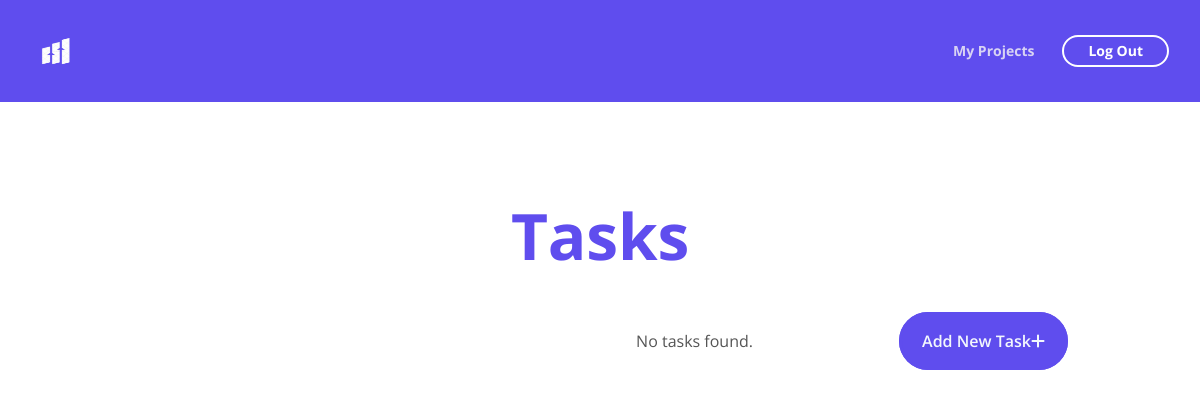
/projectDetails.php?id=29 (signed in), run on an earlier commit of the app's database.
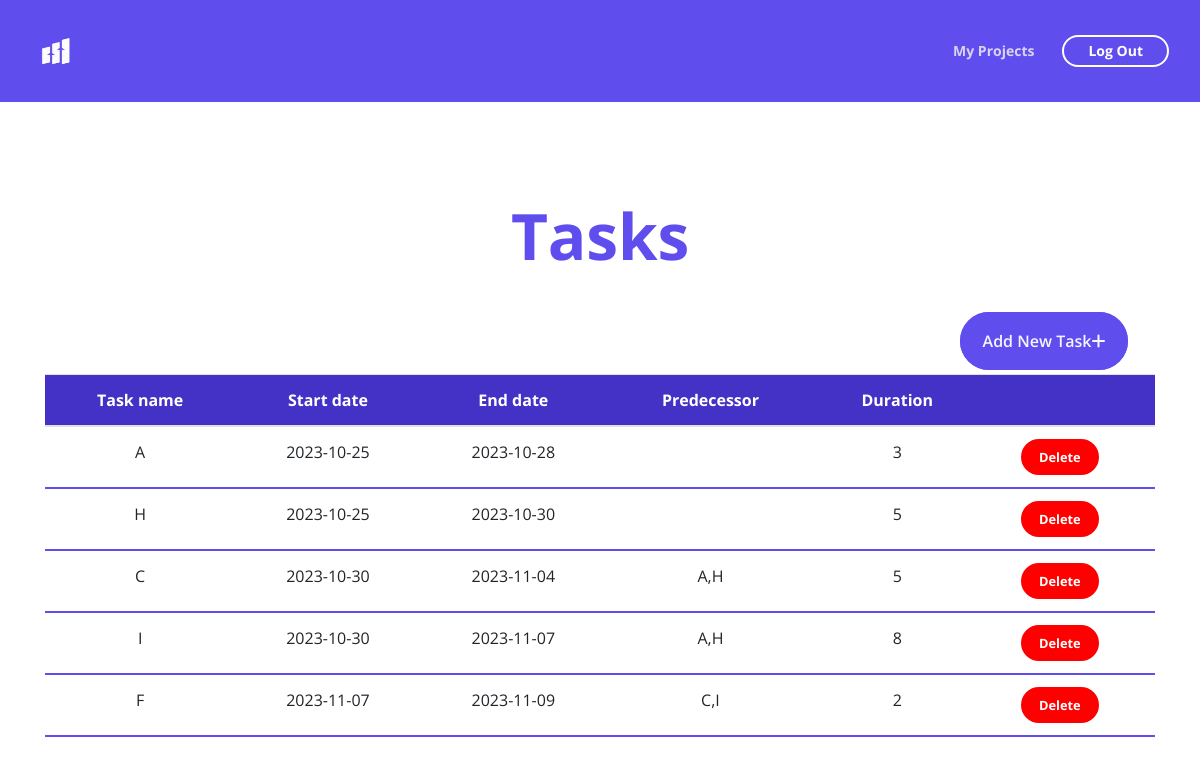
And on a later commit of the database.
### tables this page shows
CREATE TABLE `tache` (
  `Id_tache` int(10) NOT NULL,
  `Id_projet` int(10) NOT NULL,
  `Nom_tache` varchar(40) NOT NULL,
  `Date_dt` date NOT NULL,
  `Date_ft` date NOT NULL,
  `Predecesseur` varchar(40) DEFAULT NULL,
  `Durée` float NOT NULL,
  `DTO` date NOT NULL,
  `FTO` date NOT NULL,
  `DTA` date NOT NULL,
  `FTA` date NOT NULL
);

### projectDetails.php (the view, shortened to what this page needs)
<?php
include 'db.php';
if (isset($_GET['id'])) {
    $projectId = $_GET['id'];
    $sql = "SELECT id_tache, Nom_tache, DTO,FTO, Predecesseur, Durée
            FROM tache
            WHERE id_projet = ?";
    $stmt = $conn->prepare($sql);
    $stmt->bind_param("i", $projectId);
    $stmt->execute();
    $result = $stmt->get_result();
$projectDetails = [];
while ($row = $result->fetch_assoc()) {
    $projectDetails[] = $row;
}
} else {
    echo "Invalid request";
    exit();
}
?>
<!DOCTYPE html>
<html lang="en">
<head>
    <link href="css/bootstrap.css" rel="stylesheet">
    <link href="css/fontawesome-all.css" rel="stylesheet">
    <link href="css/swiper.css" rel="stylesheet">
	<link href="css/magnific-popup.css" rel="stylesheet">
	<link href="css/styles.css" rel="stylesheet">
</head>
<body data-spy="scroll" data-target=".fixed-top">
    <nav class="navbar navbar-expand-lg navbar-dark navbar-custom fixed-top" style="background-color: #5f4dee;" >
        <div class="container">
            <a class="navbar-brand logo-image" href="index.php"><img src="images/Chat_Maker_logo (1).png" alt="alternative"></a>
            <div class="collapse navbar-collapse" id="navbarsExampleDefault">
                <ul class="navbar-nav ml-auto">
                    <li class="nav-item">
                        <a class="nav-link page-scroll" href="mesProjects.php">My Projects</a>
                    </li>
                </ul>
                <span class="nav-item">
                    <a class="btn-outline-sm" href="logout.php">Log Out</a>
                </span>
            </div>
        </div>
    </nav>
    <header id="header" class="ex-2-header"  style="background-color: #ffff;"  >
        <h1 style="color: #5f4dee; font-size: 4rem; margin-top: 5%; " >Tasks</h1>
        <div class="container" style="margin-top: 5%;" >
            <div class="row">
                <div class="col-lg-12">
                      <a class="btn-solid-reg popup-with-move-anim adTask" href="#details-lightbox-2">Add New Task<i class="fa-solid fa-plus"></i></a>
                      <?php if (!empty($projectDetails)) {
                        echo '<table class="table">
                                <thead>
                                    <tr>
                                        <th>Task name</th>
                                        <th>Start date</th>
                                        <th>End date</th>
                                        <th>Predecessor</th>
                                        <th>Duration</th>
                                        <th> </th>
                                    </tr>
                                </thead>
                                <tbody>';
                        foreach ($projectDetails as $row) {
                            echo '<tr>
                                <td>' . $row['Nom_tache'] . '</td>
                                <td>' . $row['DTO'] . '</td>
                                <td>' . $row['FTO'] . '</td>
                                <td>' . $row['Predecesseur'] . '</td>
                                <td>' . $row['Durée'] . '</td>
                                <td>
                                    <a class="btn-solid-lg dlt" href="deleteTask.php?id=' . $row['id_tache'] . '">Delete</a>
                                </td>
                            </tr>';
                        }
                    echo '</tbody></table>';
                    } else {
                        echo "No tasks found.";
                    }
                    ?>
                </div>
            </div>
        </div>
    </header>
</body>
</html>

### css/styles.css (style rules this page uses)
body, html { width: 100%; height: 100%; }
body, p { color: #555; font: 400 1rem/1.625rem "Open Sans", sans-serif;; }
h1 { color: #333; font: 700 2.5rem/4rem "Open Sans", sans-serif; letter-spacing: -0.2px; }
a { color: #555; text-decoration: underline; }
.btn-solid-lg { display: inline-block; padding: 1.375rem 2.625rem 1.375rem 2.625rem; border: 0.125rem solid #5f4dee; border-radius: 2rem; background-color: #5f4dee; color: #fff; font: 700 0.875rem/0 "Open Sans", sans-serif; text-decoration: none; transition: all 0.2s; }
.btn-outline-sm { display: inline-block; padding: 0.875rem 1.5rem 0.875rem 1.5rem; border: 0.125rem solid #5f4dee; border-radius: 2rem; background-color: transparent; color: #5f4dee; font: 700 0.875rem/0 "Open Sans", sans-serif; text-decoration: none; transition: all 0.2s; }
.navbar-custom { background-color: #5f4dee; box-shadow: 0 0.0625rem 0.375rem 0 rgba(0, 0, 0, 0.1); font: 700 0.875rem/0.875rem "Open Sans", sans-serif; transition: all 0.2s; }
.navbar-custom .container { max-width: 87.5rem; }
.navbar-custom .navbar-brand.logo-image img { width: 2rem; height: 1.75rem; }
.navbar-custom .navbar-nav { margin-top: 0.75rem; margin-bottom: 0.5rem; }
.navbar-custom .nav-item .nav-link { padding: 0.625rem 0.75rem 0.625rem 0.75rem; color: #f7f5f5; opacity: 0.8; text-decoration: none; transition: all 0.2s ease; }
.navbar-custom .nav-item .btn-outline-sm { margin-top: 0.25rem; margin-bottom: 1.375rem; margin-left: 0.5rem; border: 0.125rem solid #fff; color: #fff; }
.ex-2-header { padding-top: 9rem; background-color: #5f4dee; text-align: center; min-height: 100vh; }
.ex-2-header h1, .ex-2-header p { color: #fff; }
table { width: 100%; border-collapse: collapse; margin-top: 20px; text-align:center ; }
thead { background-color: #4332c5; color: #fff; }
th, td { padding: 10px; text-align: center; border-bottom: 2px solid #5f4dee; }
.dlt { background-color: red; border: red solid; padding: 15px; margin-right: 10%; }
.adTask { margin-right: 0.5rem; margin-bottom: 1.125rem; padding: 15px 20px; position: relative; left: 40%; text-decoration: none; font-weight: 600; border-radius: 2rem; margin-left: 0.5rem; border: #5f4dee solid; background-color: #5f4dee; color: #f3f7fd; }
@media (min-width: 768px) { .dlt { background-color: red; border: red solid; padding: 15px; margin-right: 10%; } }
@media (min-width: 768px) { .adTask { margin-right: 0.5rem; margin-bottom: 1.125rem; padding: 15px 20px; position: relative; left: 40%; text-decoration: none; font-weight: 600; border-radius: 2rem; margin-left: 0.5rem; border: #5f4dee solid; background-color: #5f4dee; color: #f3f7fd; } }
@media (min-width: 992px) { .navbar-custom { padding: 2rem 1rem 2rem 1.5rem; background: transparent; box-shadow: none; } }
@media (min-width: 992px) { .navbar-custom .navbar-nav { margin-top: 0; margin-bottom: 0; } }
@media (min-width: 992px) { .navbar-custom .nav-item .nav-link { padding: 0.25rem 0.75rem 0.25rem 0.75rem; } }
@media (min-width: 992px) { .navbar-custom .nav-item .btn-outline-sm { margin-top: 0; margin-bottom: 0; margin-left: 1rem; } }
@media (min-width: 992px) { .dlt { background-color: red; border: red solid; padding: 12px; margin-right: 5%; font-size: 0.8rem; } }
@media (min-width: 992px) { .adTask { margin-right: 0.5rem; margin-bottom: 1.125rem; padding: 12px 17px; position: relative; left: 40%; text-decoration: none; font-weight: 600; border-radius: 2rem; margin-left: 0.5rem; border: #5f4dee solid; background-color: #5f4dee; color: #f3f7fd; } }
@media (min-width: 1200px) { .dlt { background-color: red; border: red solid; padding: 15px; margin-right: 10%; } }
@media (min-width: 1200px) { .adTask { margin-right: 0.5rem; margin-bottom: 1.125rem; padding: 15px 20px; position: relative; left: 40%; text-decoration: none; font-weight: 600; border-radius: 2rem; margin-left: 0.5rem; border: #5f4dee solid; background-color: #5f4dee; color: #f3f7fd; } }

What changed in the data, as far as the page shows it:
added tache: Nom_tache "A", DTO "2023-10-25", FTO "2023-10-28", Durée "3"
added tache: Nom_tache "H", DTO "2023-10-25", FTO "2023-10-30", Durée "5"
added tache: Nom_tache "C", DTO "2023-10-30", FTO "2023-11-04", Predecesseur "A,H", Durée "5"
added tache: Nom_tache "I", DTO "2023-10-30", FTO "2023-11-07", Predecesseur "A,H", Durée "8"
added tache: Nom_tache "F", DTO "2023-11-07", FTO "2023-11-09", Predecesseur "C,I", Durée "2"
Also different on the page:
text no longer shown: "No tasks found."
text now shown: "Task name Start date End date Predecessor Duration"
